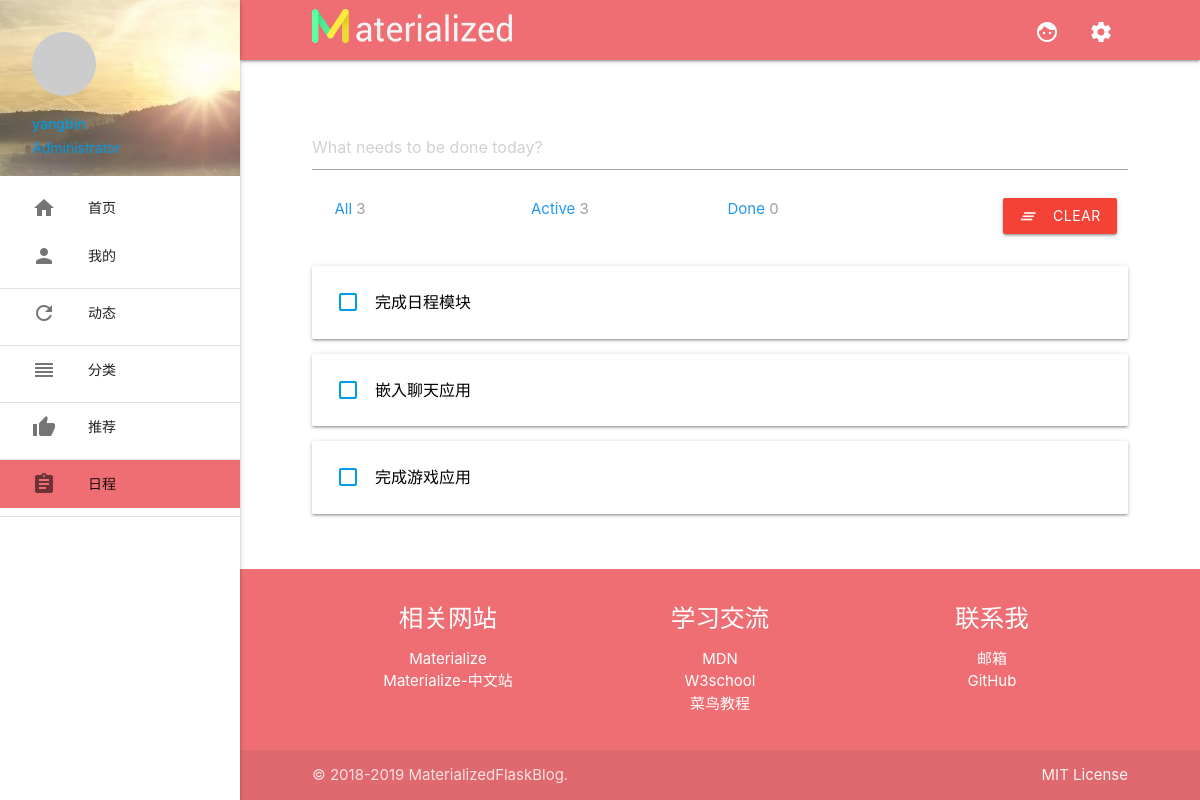
The app's page /app (signed in), older data.
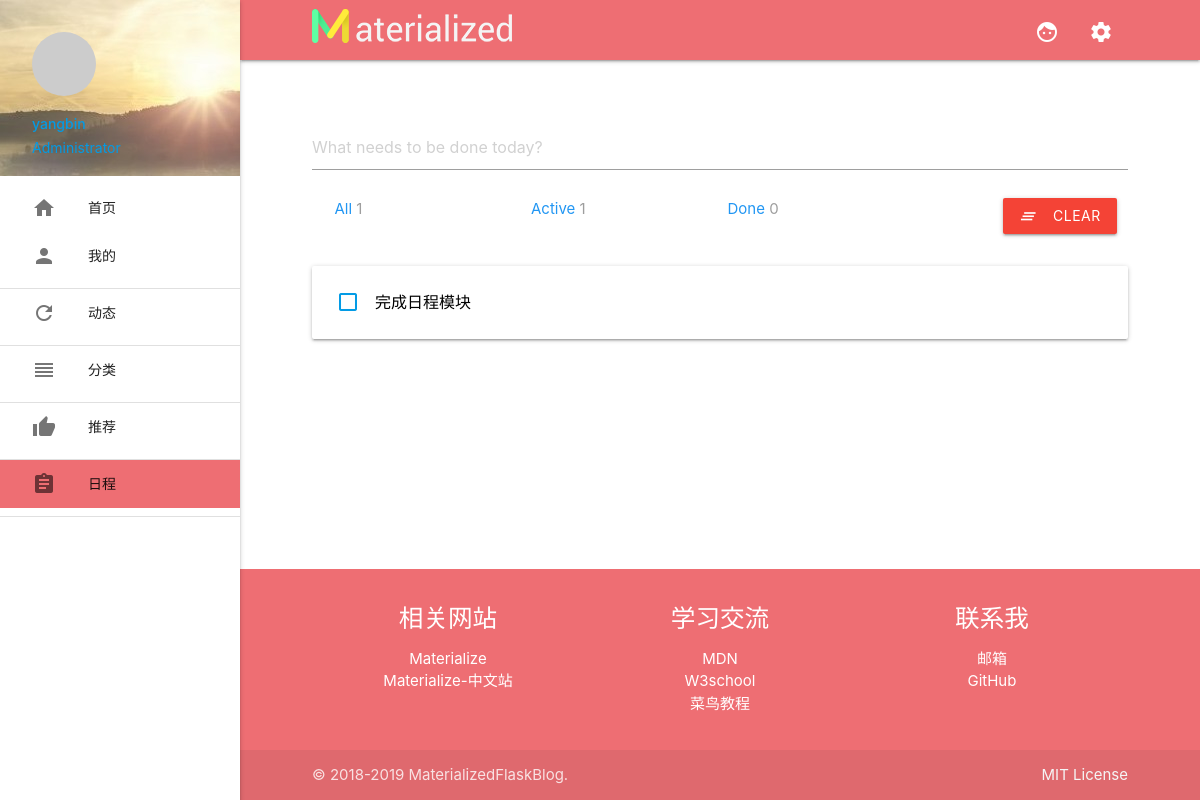
The same page, newer data.
### app/models.py (models this page shows)
class Item(db.Model):
    id = db.Column(db.Integer, primary_key=True)
    body = db.Column(db.Text)
    timestamp = db.Column(db.DateTime, index=True, default=datetime.utcnow)
    done = db.Column(db.Boolean, default=False)
    author_id = db.Column(db.Integer, db.ForeignKey('users.id'))

### app/main/views.py (the view)
@main.route('/app')
@login_required
def app():
    all_count = Item.query.with_parent(current_user).count()
    active_count = Item.query.with_parent(current_user).filter_by(done=False).count()
    completed_count = Item.query.with_parent(current_user).filter_by(done=True).count()
    return render_template('_todo.html', items=current_user.items,
                           all_count=all_count, active_count=active_count, completed_count=completed_count)

### app/auth/views.py (called while the page is built)
@auth.before_app_request
def before_request():
    if current_user.is_authenticated:
        current_user.ping()
        if not current_user.confirmed \
                and request.endpoint \
                and request.blueprint != 'auth'\
                and request.endpoint != 'static':
            return redirect(url_for('auth.unconfirmed'))

### app/main/__init__.py (called while the page is built)
@main.app_context_processor
def inject_permissions():
    return dict(Permission=Permission)

### app/models.py (called while the page is built)
@login_manager.user_loader
def load_user(user_id):
    return User.query.get(int(user_id))

    def ping(self):
        self.last_seen = datetime.utcnow()
        db.session.add(self)

    def gravatar_hash(self):
        return hashlib.md5(self.email.lower().encode('utf-8')).hexdigest()

    def gravatar(self, size=100, default='identicon', rating='g'):
        url = 'https://secure.gravatar.com/avatar'
        hash = self.avatar_hash or self.gravatar_hash()
        return '{url}/{hash}?s={size}&d={default}&r={rating}'.format(
            url=url, hash=hash, size=size, default=default, rating=rating)

### app/templates/_todo.html (shortened to what this page needs)
{% extends "base.html" %}
{% import "_macros.html" as macros %}
{% block content %}
<main class="todo">
    <div class="container" style="padding-top: 60px">
        <div class="row" id="todo-header">
            <input id="item-input" data-href="{{ url_for('.new_item') }}" type="text"
                   placeholder="{{ 'What needs to be done today?' }}" autocomplete="off" autofocus required>
        </div>
        <div class="row" id="dashboard">
            <div class="col l9 m12 s21">
                <ul class="tabs">
                    <li class="col m4 s12">
                        <a class="blue-text button" id="all-item">
                            {{ 'All' }} <span class="grey-text small-text" id="all-count">{{ all_count }}</span>
                        </a>
                    </li>
                    <li class="col m4 s12">
                        <a class="blue-text button" id="active-item">
                            {{ 'Active' }} <span class="grey-text small-text" id="active-count">{{ active_count }}</span>
                        </a>
                    </li>
                    <li class="col m4 s12">
                        <a class="blue-text button" id="completed-item">
                            {{ 'Done' }} <span class="grey-text small-text" id="completed-count">{{ completed_count }}</span>
                        </a>
                    </li>
                </ul>
            </div>
            <div class="col l3 hide-on-med-and-down">
                <a class="waves-effect waves-light btn red right" id="clear-btn" data-href="{{ url_for('.clear_items') }}">
                    <i class="material-icons left">clear_all</i>Clear
                </a>
            </div>
        </div>
    </div>
    <div class="container">
        <div class="items">
            {% for item in items %}
                {% include '_item.html' %}
            {% endfor %}
        </div>
    </div>
</main>
{% endblock %}

### app/templates/_item.html (shortened to what this page needs)
<div class="row item card-panel hoverable" data-href="{{ url_for('.edit_item', item_id=item.id) }}"
     data-id="{{ item.id }}" data-body="{{ item.body }}" data-done={{ item.done|tojson }}>
    <span class="item-body">
        <a class="button done-btn" data-href="{{ url_for('.toggle_item', item_id=item.id) }}">
            <i class="material-icons left">{% if item.done %}check_box{% else %}check_box_outline_blank{% endif %}</i>
        </a>
        <span class="{% if item.done %}inactive-item{% else %}active-item{% endif %}"
              id="body{{ item.id }}">{{ item.body }}</span>
    </span>
</div>

Row changes from the older to the newer data that the page shows:
removed Item: body "嵌入聊天应用"
removed Item: body "完成游戏应用"
Text that changed along with them:
{{ all_count }}: "3" → "1"
{{ active_count }}: "3" → "1"
